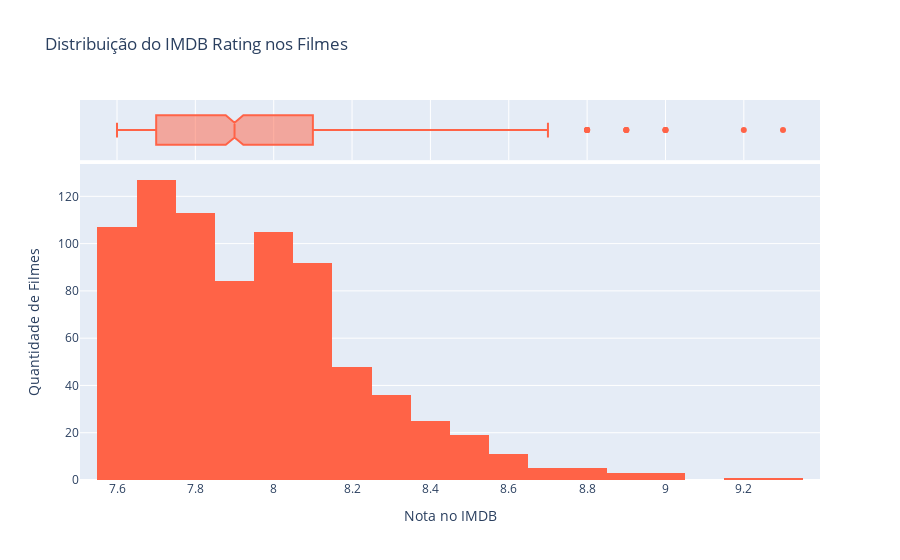

Notebook source saved alongside this figure:
### Markdown cell above
**Distribuição do IMDB Rating**: Para analisar como o IMDB Rating está distribuído entre os filmes, aplicaremos um **Histograma** junto de um **Boxplot**, pois ambos os gráficos auxiliam no entendimento da distribuição em variáveis númericas.

Com base nos gráficos, é possível notar que os filmes estão concentrados entre os ratings 7.7 e 8.1, com alguns outliers acima de 9.

### Code cell
# Distribuição do IMDB Rating
imdb_hist = (
    px.histogram(
        x=df.IMDB_Rating,
        title="Distribuição do IMDB Rating nos Filmes",
        marginal="box",
        labels={"x": "Nota no IMDB"},
    )
    .update_traces(marker_color="Tomato")
    .update_layout(yaxis_title="Quantidade de Filmes")
)
imdb_hist.show()

### Figure 1 — Plotly figure (JSON) as saved in the notebook; plotly's stock layout.template omitted (floating-point values rounded to 4 significant figures; data arrays with more than 128 entries replaced by an {"elided": "..."} marker saying what was removed)
{"data": [{"alignmentgroup": "True", "bingroup": "x", "hovertemplate": "Nota no IMDB=%{x}<br>count=%{y}<extra></extra>", "legendgroup": "", "marker": {"color": "Tomato", "pattern": {"shape": ""}}, "name": "", "offsetgroup": "", "orientation": "v", "showlegend": false, "type": "histogram", "x": {"elided": "785 float values"}, "xaxis": "x", "yaxis": "y"}, {"alignmentgroup": "True", "hovertemplate": "Nota no IMDB=%{x}<extra></extra>", "legendgroup": "", "marker": {"color": "Tomato"}, "name": "", "notched": true, "offsetgroup": "", "showlegend": false, "type": "box", "x": {"elided": "785 float values"}, "xaxis": "x2", "yaxis": "y2"}], "layout": {"barmode": "relative", "legend": {"tracegroupgap": 0}, "title": {"text": "Distribuição do IMDB Rating nos Filmes"}, "xaxis": {"anchor": "y", "domain": [0, 1], "title": {"text": "Nota no IMDB"}}, "xaxis2": {"anchor": "y2", "domain": [0, 1], "matches": "x", "showgrid": true, "showticklabels": false}, "yaxis": {"anchor": "x", "domain": [0, 0.8316], "title": {"text": "Quantidade de Filmes"}}, "yaxis2": {"anchor": "x2", "domain": [0.8416, 1], "matches": "y2", "showgrid": false, "showline": false, "showticklabels": false, "ticks": ""}}}
